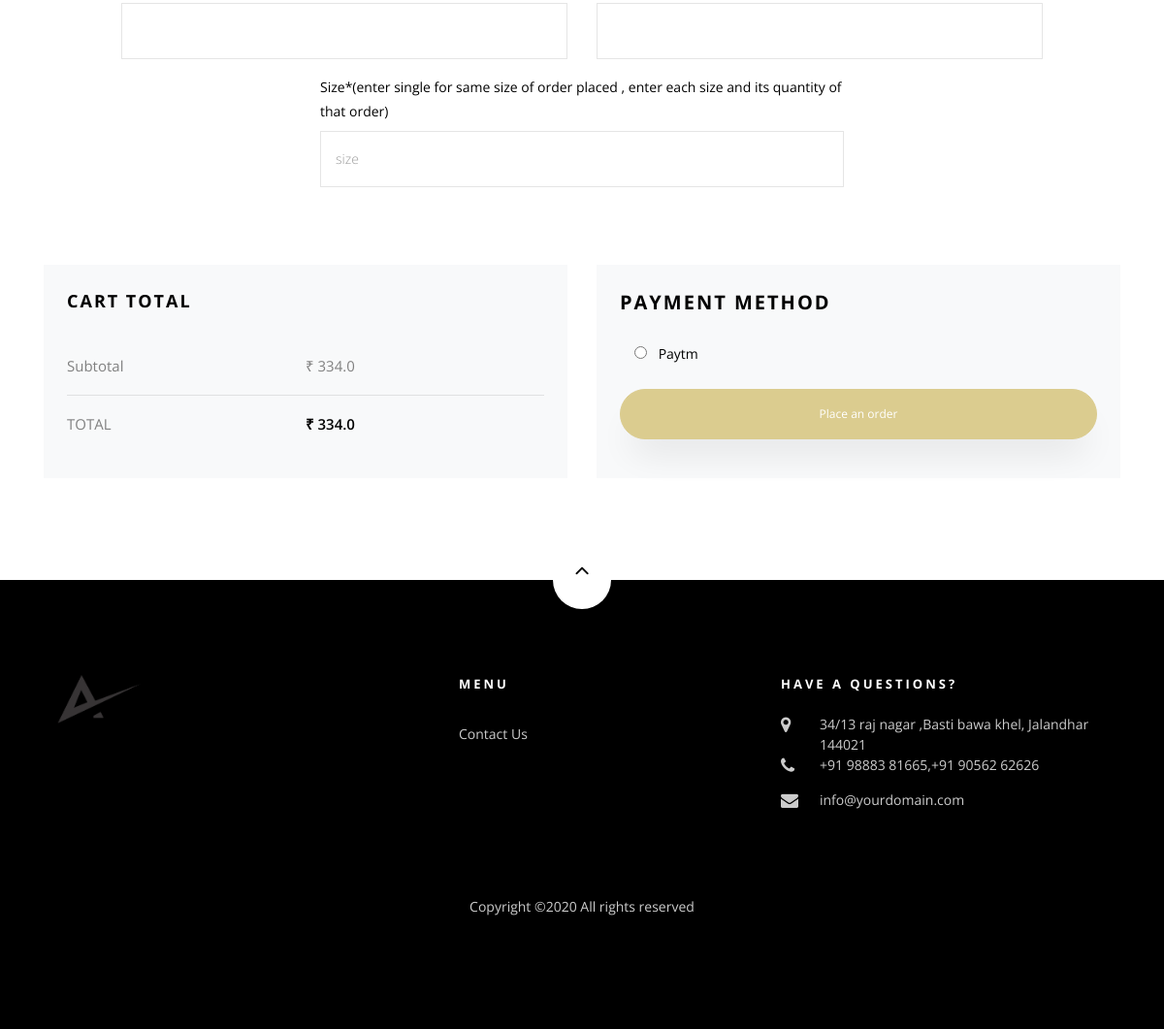
/checkout/ (signed in, lower part), run on an earlier commit of the app's database.
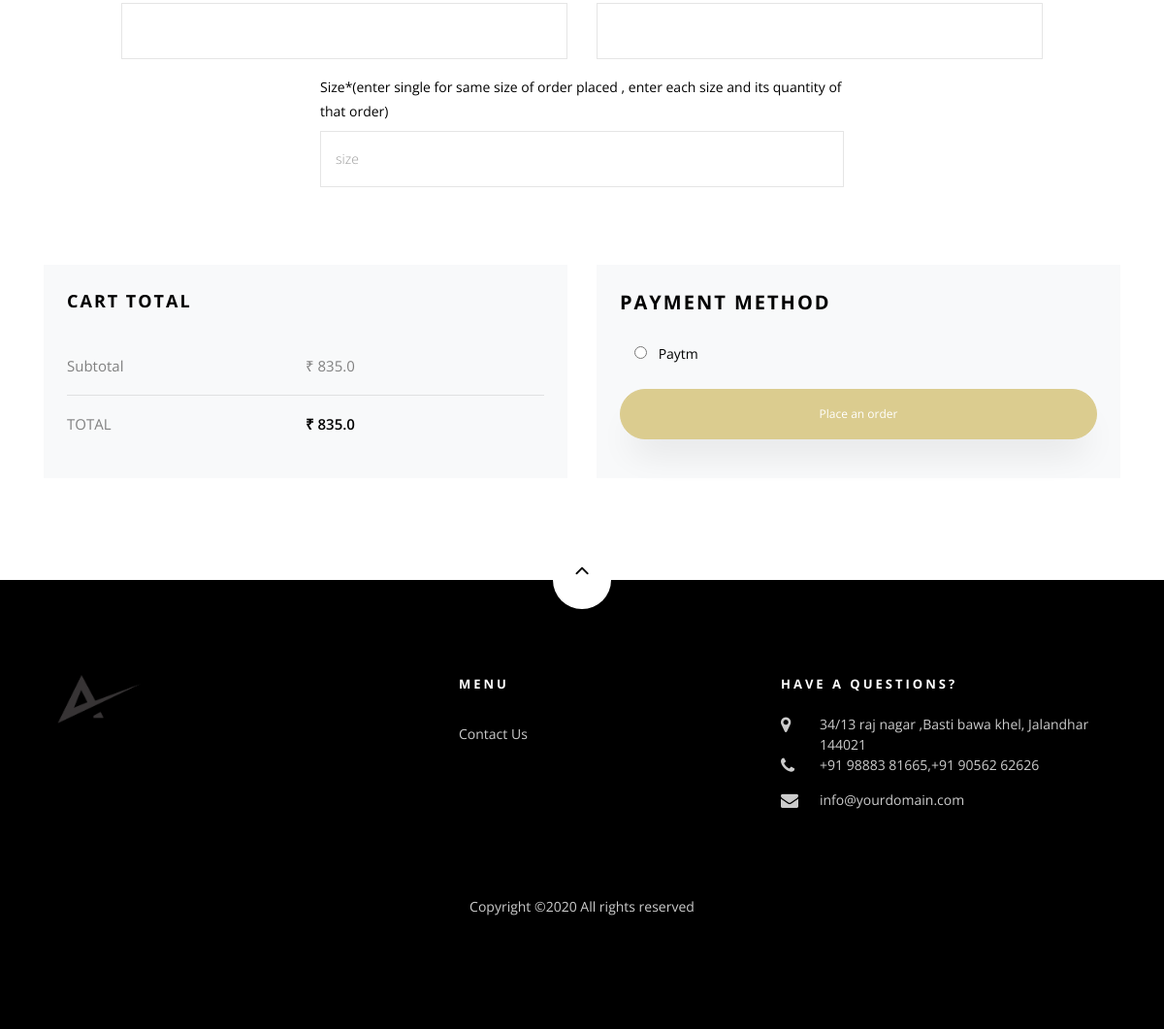
And on a later commit of the database.
### core/models.py (models this page shows, shortened)
class Order(models.Model):
    user = models.ForeignKey(settings.AUTH_USER_MODEL,
                             on_delete=models.CASCADE)
    items = models.ManyToManyField(OrderItem)
    start_date = models.DateTimeField(auto_now_add=True)
    ordered_date = models.DateTimeField()
    ordered = models.BooleanField(default=False)
    billing_address = models.ForeignKey(
        'BillingAddress', on_delete=models.SET_NULL, blank=True, null=True)
    payment = models.ForeignKey(
        'Payment', on_delete=models.SET_NULL, blank=True, null=True)
    def get_total(self):
        total = 0
        for order_item in self.items.all():
            total += order_item.get_final_price()
        return total

class OrderItem(models.Model):
    user = models.ForeignKey(settings.AUTH_USER_MODEL,
                             on_delete=models.CASCADE)
    ordered = models.BooleanField(default=False)
    item = models.ForeignKey(Item, on_delete=models.CASCADE)
    quantity = models.IntegerField(default=1)
    def get_total_item_price(self):
        return self.quantity * self.item.price
    def get_final_price(self):
        if self.item.discount_price:
            return self.get_total_discount_item_price()
        return self.get_total_item_price()

class Item(models.Model):
    title=models.CharField(max_length=100)
    price=models.FloatField()
    discount_price = models.FloatField(blank=True, null=True)
    category = models.CharField(choices=CATEGORY_CHOICES, max_length=50)
    typechoice = models.CharField(choices=TYPE_CHOICE, max_length=50)
    slug = models.SlugField()
    description = models.TextField()
    image = models.ImageField()

### core/views.py (the view, shortened to what this page needs)
# urls.py: path('checkout/',CheckoutView.as_view(),name='checkout'),
class CheckoutView(View):
    def get(self, *args, **kwargs):
        form = CheckoutForm()
        order = Order.objects.get(user=self.request.user, ordered=False)
        context = {
            'form': form,
            'order': order
        }
        return render(self.request, "checkout.html", context)

### core/templatetags/cart_template_tags.py (called while the page is built)
@register.filter
def cart_item_count(user):
    if user.is_authenticated:
        qs = Order.objects.filter(user=user, ordered=False)
        if qs.exists():
            return qs[0].items.count()
    return 0

### templates/checkout.html (shortened to what this page needs)
{% extends 'base.html' %}
{% load static%}
{% load crispy_forms_tags %}
{% block content %}
    <section class="ftco-section">
	<form  method="POST" class="billing-form">
      <div class="container">
        <div class="row justify-content-center">
          <div class="col-xl-10 ftco-animate">
		  <div class="row align-items-end">
							<div class="row align-items-end">
		            <div class="col-md-6">
	                <div class="form-group">
					  {{form.phoneno}}
	                </div>
	              </div>
	              <div class="col-md-6">
	                <div class="form-group">
					  {{form.email}}
	                </div>
                </div></div>
                </div>
	            </div>
			  </div></div></div>
			  <div class="container">
        <div class="row justify-content-center">
		            <div class="col-md-6">
		            	<div class="form-group">
	                	<label for="towncity">Size*(enter single for same size of order placed , enter each size and its quantity of that order)</label>
					  {{form.size}}
	                </div>
		            </div></div>
	          <div class="row mt-5 pt-3 d-flex">
	          	<div class="col-md-6 d-flex">
	          		<div class="cart-detail cart-total bg-light p-3 p-md-4">
	          			<h3 class="billing-heading mb-4">Cart Total</h3>
	          			<p class="d-flex">
		    						<p class="d-flex">
		    						<span>Subtotal</span>
		    						<span>&#8377 {{order.get_total}}</span>
		    					</p>
		    					<hr>
		    					<p class="d-flex total-price">
		    						<span>Total</span>
		    						<span>&#8377 {{order.get_total}}</span>
		    					</p>
								</div>
	          	</div>
	          	<div class="col-md-6">
	          		<div class="cart-detail bg-light p-3 p-md-4">
	          			<h3 class="billing-heading mb-4">Payment Method</h3>
						  			{% for value, name in form.fields.payment_option.choices %}
									<div class="form-group">
										<div class="col-md-12">
											<div class="radio">
											   <label for="{{name}}"><input id={{name}} type="radio" name="payment_option" class="mr-2" value="{{value}}"> {{name}}</label>
											</div>
										</div>
									</div>
									{% endfor %}
									<p><button class="btn btn-primary py-3 px-4" type="submit">Place an order</button</p>
								</div>
	          	</div>
	          </div>
          </div>
	  </form>
    </section>
{% endblock content %}

What changed in the data, as far as the page shows it:
changed Order: get_total "334.0" → "835.0"
